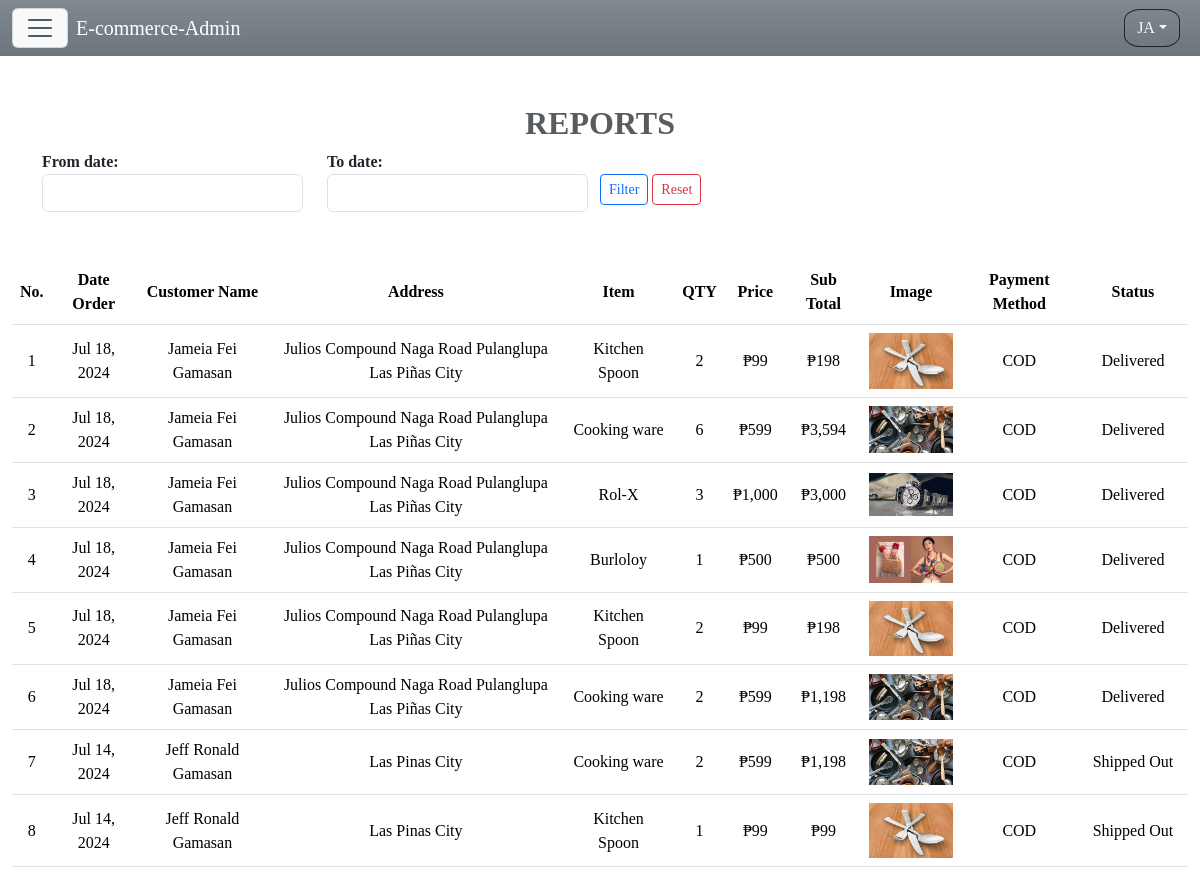
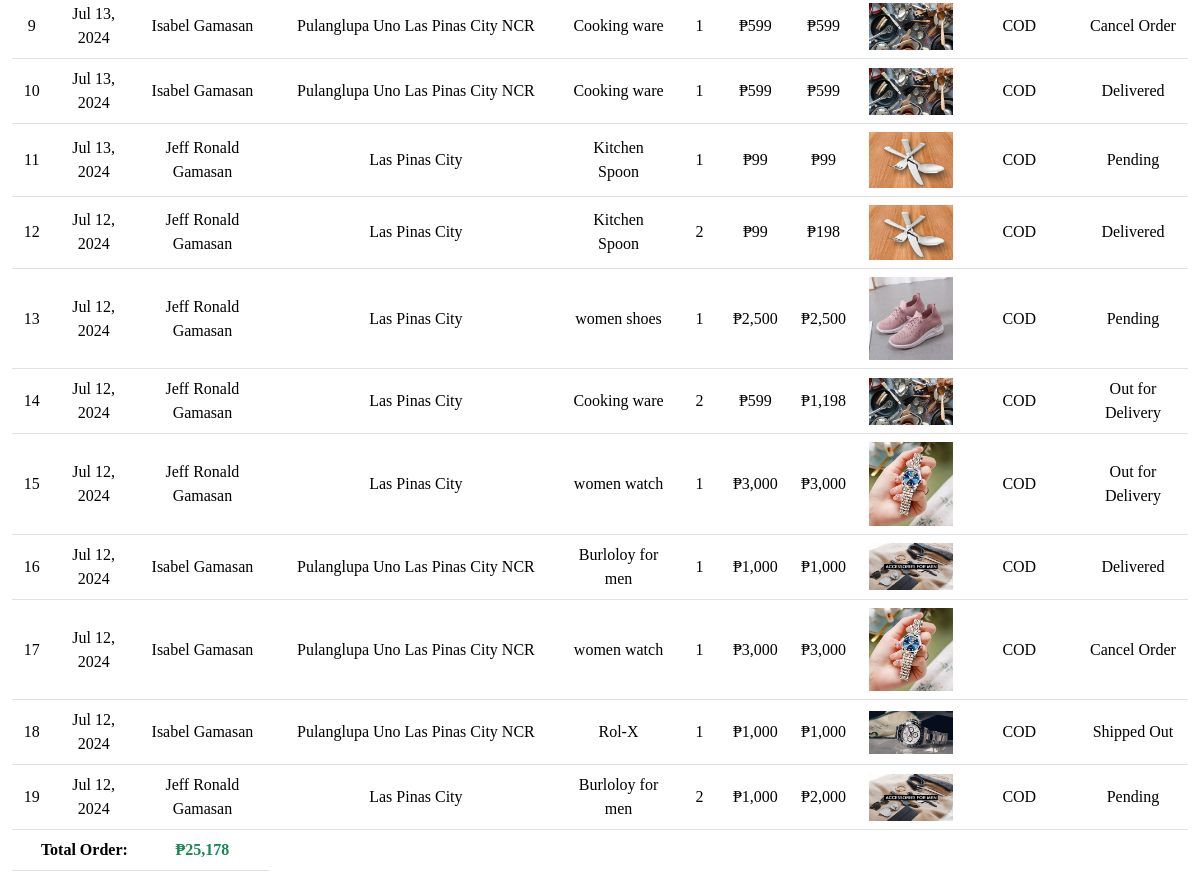
Page /admin/reports.php (signed in) on the committed database (2 pictures, top to bottom).
### tables this page shows
CREATE TABLE `tbl_checkout` (
  `checkout_id` int(11) NOT NULL,
  `date_order` varchar(255) DEFAULT NULL,
  `customer_id` varchar(255) DEFAULT NULL,
  `customer_name` varchar(255) DEFAULT NULL,
  `address` varchar(255) DEFAULT NULL,
  `item` varchar(255) DEFAULT NULL,
  `qty` varchar(255) DEFAULT NULL,
  `price` varchar(255) DEFAULT NULL,
  `sub_total` varchar(255) DEFAULT NULL,
  `image` varchar(255) DEFAULT NULL,
  `payment_method` varchar(255) DEFAULT NULL,
  `status` varchar(255) DEFAULT NULL
);

### inc/adminSession.php (called while the page is built, shortened)
<?php
if (isset($_SESSION["user_id"])) {
	$fname = substr($_SESSION["first_name"], 0,1);
	$lname = substr($_SESSION["last_name"], 0,1);
	$initials = $fname . $lname;
}
?>

### class/class.php (called while the page is built, shortened)
<?php
class CheckoutsAdminPerNameManager{
	private $conn;
	public function __construct($conn){
		$this->conn = $conn;
	}
	public function reports(){
		$sql = "SELECT * FROM tbl_checkout ORDER BY date_order DESC";
		$get = $this->conn->query($sql);
		return $get;
	}
}
?>

### admin/reports.php (the view, shortened to what this page needs)
<?php
require_once "../inc/adminSession.php";
include("../class/class.php");
$dbConnect = new DatabaseConnection($host, $user, $pass, $dbName);
$conn = $dbConnect->connectDb();
?>
<!DOCTYPE html>
<html>
<?php require_once "template-parts/head.php"; ?>
<body>
<?php
require_once "template-parts/navbar.php";
?>
<section id="category" class="mt-5 pt-2">
<div class="container mt-5">
<div class="row">
	<div class="col-md-12">
		<h2 class="text-center text-muted fw-bolder text-uppercase animate__animated animate__fadeIn animate__infinite	infinite animate__slow">Reports</h2>
	</div>
</div>
<div class="row">
	<div class="col-md-3">
		<label class="fw-bolder">From date:</label>
		<input type="search" name="from_date" id="from_date" class="form-control">
	</div>
	<div class="col-md-3">
		<label class="fw-bolder">To date:</label>
		<input type="search" name="to_date" id="to_date" class="form-control">
	</div >
	<div class="col-md-5 pt-md-4 ps-md-0">
		<input type="button" id="filterDate" value="Filter" class="btn btn-outline-primary btn-sm"> <a href="reports" class="btn btn-outline-danger btn-sm">Reset</a>
	</div>
</div>
</div>
</section>
<section class="mt-md-5 mt-3">
<div class="container-fluid">
<div class="row">
<div class="col-md-12">
<div class="table-responsive" id="showReports">
<table class="table table-hover">
<thead>
<thead>
						<tr class="text-center align-middle">
							<th>No.</th>
							<th>Date Order</th>
							<th>Customer Name</th>
							<th>Address</th>
							<th>Item</th>
							<th>QTY</th>
							<th>Price</th>
							<th>Sub Total</th>
							<th>Image</th>
							<th>Payment Method</th>
							<th>Status</th>
						</tr>
					</thead>
					<tbody>
<?php
class ViewRecords{
private $get;
public function __construct($get){
	$this->get = $get;
}
public function displayRecords(){
$ctr = 1;
$peso_sign = "\xE2\x82\xB1";
$total_price = 0;
while ($row = $this->get->fetch_assoc()) {
	$oridDateOrder = $row["date_order"];
	$dateTime = new DateTime($oridDateOrder);
	$formatDate = $dateTime->format("M d, Y");
	$total_price += $row["sub_total"];
?>
	<tr class="text-center align-middle">
		<td><?= $ctr ?></td>
		<td><?= $formatDate ?></td>
		<td><?= $row["customer_name"] ?></td>
		<td><?= $row["address"] ?></td>
		<td><?= $row["item"] ?></td>
		<td><?= $row["qty"] ?></td>
		<td><?= $peso_sign.number_format($row["price"]) ?></td>
		<td><?= $peso_sign.number_format($row["sub_total"]) ?></td>
		<td><img class="img-fluid" width="100" height="50" src="../upload/<?= $row["image"] ?>"></td>
		<td><?= $row["payment_method"] ?></td>
		<td><?= $row["status"] ?></td>
	</tr>
<?php
$ctr++;
  }
?>
	<tr class="align-middle">
		<td class="fw-bolder text-end" colspan="2">Total Order:</td>
		<td class="text-center fw-bolder text-success"><?= $peso_sign.number_format($total_price) ?></td>
	</tr>
<?php
 }
}
$recordsManager = new CheckoutsAdminPerNameManager($conn);
$records = $recordsManager->reports();
$view = new ViewRecords($records);
$view->displayRecords();
?>
					</tbody>
</table>
</div>
</div>
</div>
</div>
</section>
</body>
</html>

### admin/template-parts/head.php (shortened to what this page needs)
<head>
	<link rel="stylesheet" type="text/css" href="../css/bootstrap.min.css">
	<link rel="stylesheet" type="text/css" href="css/custom.css">
	<link rel="stylesheet" type="text/css" href="https://cdnjs.cloudflare.com/ajax/libs/font-awesome/6.5.2/css/all.min.css">
	<link rel="stylesheet" type="text/css" href="../css/animate.min.css">
	<link rel="stylesheet" type="text/css" href="../css/ui-lightness-jquery-ui/jquery-ui-1.8.16.custom.css">
	<link rel="stylesheet" type="text/css" href="../css/sweetalert2.min.css">
</head>

### admin/template-parts/navbar.php (shortened to what this page needs)
<nav class="navbar bg-secondary bg-gradient fixed-top mb-5">
<div class="container-fluid">
<button class="navbar-toggler d-flex bg-light" type="button" data-bs-toggle="offcanvas" data-bs-target="#offcanvas">
	<span class="navbar-toggler-icon"></span>
</button>
<h5 class="text-white d-md-block d-none ps-3 position-absolute ms-5 mt-2 animate__animated animate__fadeIn animate__slow animate__infinite infinite">E-commerce-Admin</h5>
<div class="dropdown pe-md-2">
	<a href="#" class="btn btn-outline-dark text-light dropdown-toggle" role="button" data-bs-toggle="dropdown" aria-expanded="false" style="border-radius: 30%"><?= $initials; ?></a>
</div>
</div>
</nav>

### admin/css/custom.css (style rules this page uses)
body { font-family: Bodoni MT; max-width: 100% !important; overflow-x: hidden !important; scroll-behavior: smooth; }

### rows in the picture
tbl_checkout: date_order "Jul 18, 2024", customer_name "Jameia Fei Gamasan", address "Julios Compound Naga Road Pulanglupa Las Piñas City", item "Kitchen Spoon", qty "2", price "99", sub_total "198", image (picture), payment_method "COD", status "Delivered"
tbl_checkout: date_order "Jul 18, 2024", customer_name "Jameia Fei Gamasan", address "Julios Compound Naga Road Pulanglupa Las Piñas City", item "Cooking ware", qty "6", price "599", sub_total "3,594", image (picture), payment_method "COD", status "Delivered"
tbl_checkout: date_order "Jul 18, 2024", customer_name "Jameia Fei Gamasan", address "Julios Compound Naga Road Pulanglupa Las Piñas City", item "Rol-X", qty "3", price "1,000", sub_total "3,000", image (picture), payment_method "COD", status "Delivered"
tbl_checkout: date_order "Jul 18, 2024", customer_name "Jameia Fei Gamasan", address "Julios Compound Naga Road Pulanglupa Las Piñas City", item "Burloloy", qty "1", price "500", sub_total "500", image (picture), payment_method "COD", status "Delivered"
tbl_checkout: date_order "Jul 18, 2024", customer_name "Jameia Fei Gamasan", address "Julios Compound Naga Road Pulanglupa Las Piñas City", item "Kitchen Spoon", qty "2", price "99", sub_total "198", image (picture), payment_method "COD", status "Delivered"
tbl_checkout: date_order "Jul 18, 2024", customer_name "Jameia Fei Gamasan", address "Julios Compound Naga Road Pulanglupa Las Piñas City", item "Cooking ware", qty "2", price "599", sub_total "1,198", image (picture), payment_method "COD", status "Delivered"
tbl_checkout: date_order "Jul 14, 2024", customer_name "Jeff Ronald Gamasan", address "Las Pinas City", item "Cooking ware", qty "2", price "599", sub_total "1,198", image (picture), payment_method "COD", status "Shipped Out"
tbl_checkout: date_order "Jul 14, 2024", customer_name "Jeff Ronald Gamasan", address "Las Pinas City", item "Kitchen Spoon", qty "1", price "99", sub_total "99", image (picture), payment_method "COD", status "Shipped Out"
tbl_checkout: date_order "Jul 13, 2024", customer_name "Isabel Gamasan", address "Pulanglupa Uno Las Pinas City NCR", item "Cooking ware", qty "1", price "599", sub_total "599", image (picture), payment_method "COD", status "Cancel Order"
tbl_checkout: date_order "Jul 13, 2024", customer_name "Isabel Gamasan", address "Pulanglupa Uno Las Pinas City NCR", item "Cooking ware", qty "1", price "599", sub_total "599", image (picture), payment_method "COD", status "Delivered"
tbl_checkout: date_order "Jul 13, 2024", customer_name "Jeff Ronald Gamasan", address "Las Pinas City", item "Kitchen Spoon", qty "1", price "99", sub_total "99", image (picture), payment_method "COD", status "Pending"
tbl_checkout: date_order "Jul 12, 2024", customer_name "Jeff Ronald Gamasan", address "Las Pinas City", item "Kitchen Spoon", qty "2", price "99", sub_total "198", image (picture), payment_method "COD", status "Delivered"
tbl_checkout: date_order "Jul 12, 2024", customer_name "Jeff Ronald Gamasan", address "Las Pinas City", item "women shoes", qty "1", price "2,500", sub_total "2,500", image (picture), payment_method "COD", status "Pending"
tbl_checkout: date_order "Jul 12, 2024", customer_name "Jeff Ronald Gamasan", address "Las Pinas City", item "Cooking ware", qty "2", price "599", sub_total "1,198", image (picture), payment_method "COD", status "Out for Delivery"
tbl_checkout: date_order "Jul 12, 2024", customer_name "Jeff Ronald Gamasan", address "Las Pinas City", item "women watch", qty "1", price "3,000", sub_total "3,000", image (picture), payment_method "COD", status "Out for Delivery"
tbl_checkout: date_order "Jul 12, 2024", customer_name "Isabel Gamasan", address "Pulanglupa Uno Las Pinas City NCR", item "Burloloy for men", qty "1", price "1,000", sub_total "1,000", image (picture), payment_method "COD", status "Delivered"
tbl_checkout: date_order "Jul 12, 2024", customer_name "Isabel Gamasan", address "Pulanglupa Uno Las Pinas City NCR", item "women watch", qty "1", price "3,000", sub_total "3,000", image (picture), payment_method "COD", status "Cancel Order"
tbl_checkout: date_order "Jul 12, 2024", customer_name "Isabel Gamasan", address "Pulanglupa Uno Las Pinas City NCR", item "Rol-X", qty "1", price "1,000", sub_total "1,000", image (picture), payment_method "COD", status "Shipped Out"
tbl_checkout: date_order "Jul 12, 2024", customer_name "Jeff Ronald Gamasan", address "Las Pinas City", item "Burloloy for men", qty "2", price "1,000", sub_total "2,000", image (picture), payment_method "COD", status "Pending"

### other values in the picture
$initials "JA"
$peso_sign "₱"
$total_price "25,178"
